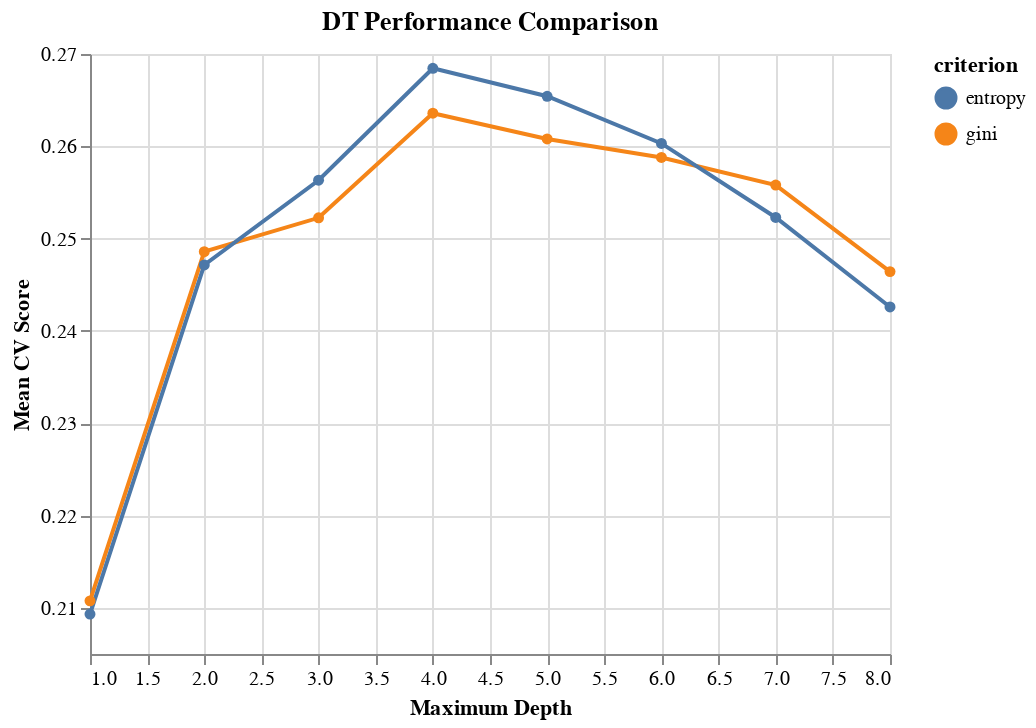

The code cell stored with this chart in its notebook:
### Code cell
alt.Chart(
    results_DT,
    title='DT Performance Comparison').mark_line(point=True).encode(
        alt.X('max_depth', title='Maximum Depth'),
        alt.Y('test_score', title='Mean CV Score', 
        aggregate='average', 
        scale=alt.Scale(zero=False)),
        color='criterion'
        )

### Figure 1 — Vega-Lite specification as saved in the notebook (floating-point values rounded to 4 significant figures)
{"config": {"view": {"continuousWidth": 400, "continuousHeight": 300}}, "data": {"name": "data-21c6e11ec4cb32b2b4f8f58dff866c34"}, "mark": {"type": "line", "point": true}, "encoding": {"color": {"field": "criterion", "type": "nominal"}, "x": {"field": "max_depth", "title": "Maximum Depth", "type": "quantitative"}, "y": {"aggregate": "average", "field": "test_score", "scale": {"zero": false}, "title": "Mean CV Score", "type": "quantitative"}}, "title": "DT Performance Comparison", "$schema": "https://vega.github.io/schema/vega-lite/v5.2.0.json", "datasets": {"data-21c6e11ec4cb32b2b4f8f58dff866c34": [{"criterion": "gini", "max_depth": 1, "min_samples_split": 2, "test_score": 0.2108}, {"criterion": "gini", "max_depth": 1, "min_samples_split": 3, "test_score": 0.2108}, {"criterion": "gini", "max_depth": 2, "min_samples_split": 2, "test_score": 0.2486}, {"criterion": "gini", "max_depth": 2, "min_samples_split": 3, "test_score": 0.2486}, {"criterion": "gini", "max_depth": 3, "min_samples_split": 2, "test_score": 0.2523}, {"criterion": "gini", "max_depth": 3, "min_samples_split": 3, "test_score": 0.2523}, {"criterion": "gini", "max_depth": 4, "min_samples_split": 2, "test_score": 0.2636}, {"criterion": "gini", "max_depth": 4, "min_samples_split": 3, "test_score": 0.2636}, {"criterion": "gini", "max_depth": 5, "min_samples_split": 2, "test_score": 0.2608}, {"criterion": "gini", "max_depth": 5, "min_samples_split": 3, "test_score": 0.2608}, {"criterion": "gini", "max_depth": 6, "min_samples_split": 2, "test_score": 0.2588}, {"criterion": "gini", "max_depth": 6, "min_samples_split": 3, "test_score": 0.2588}, {"criterion": "gini", "max_depth": 7, "min_samples_split": 2, "test_score": 0.2561}, {"criterion": "gini", "max_depth": 7, "min_samples_split": 3, "test_score": 0.2555}, {"criterion": "gini", "max_depth": 8, "min_samples_split": 2, "test_score": 0.246}, {"criterion": "gini", "max_depth": 8, "min_samples_split": 3, "test_score": 0.2468}, {"criterion": "entropy", "max_depth": 1, "min_samples_split": 2, "test_score": 0.2093}, {"criterion": "entropy", "max_depth": 1, "min_samples_split": 3, "test_score": 0.2093}, {"criterion": "entropy", "max_depth": 2, "min_samples_split": 2, "test_score": 0.2471}, {"criterion": "entropy", "max_depth": 2, "min_samples_split": 3, "test_score": 0.2471}, {"criterion": "entropy", "max_depth": 3, "min_samples_split": 2, "test_score": 0.2563}, {"criterion": "entropy", "max_depth": 3, "min_samples_split": 3, "test_score": 0.2563}, {"criterion": "entropy", "max_depth": 4, "min_samples_split": 2, "test_score": 0.2685}, {"criterion": "entropy", "max_depth": 4, "min_samples_split": 3, "test_score": 0.2685}, {"criterion": "entropy", "max_depth": 5, "min_samples_split": 2, "test_score": 0.2654}, {"criterion": "entropy", "max_depth": 5, "min_samples_split": 3, "test_score": 0.2654}, {"criterion": "entropy", "max_depth": 6, "min_samples_split": 2, "test_score": 0.2603}, {"criterion": "entropy", "max_depth": 6, "min_samples_split": 3, "test_score": 0.2603}, {"criterion": "entropy", "max_depth": 7, "min_samples_split": 2, "test_score": 0.2524}, {"criterion": "entropy", "max_depth": 7, "min_samples_split": 3, "test_score": 0.2522}, {"criterion": "entropy", "max_depth": 8, "min_samples_split": 2, "test_score": 0.2421}, {"criterion": "entropy", "max_depth": 8, "min_samples_split": 3, "test_score": 0.2431}]}}
